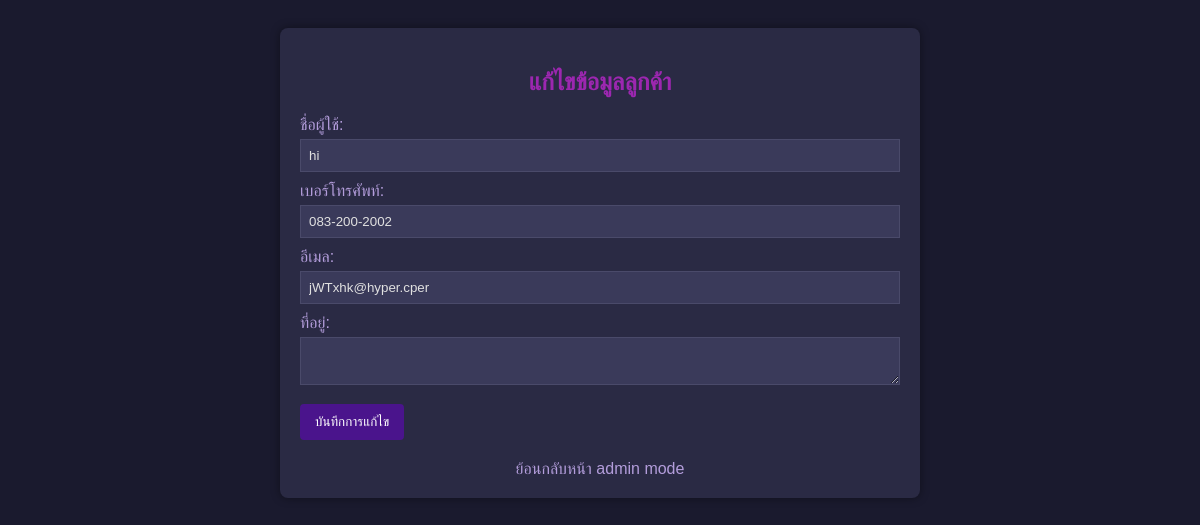
Page /admin_gm/edit_customer.php?id=5 (signed in) on the committed database.
### tables this page shows
CREATE TABLE `users` (
  `id` int(11) NOT NULL,
  `username` varchar(50) NOT NULL,
  `password` varchar(255) NOT NULL,
  `role` enum('user','admin') DEFAULT 'user',
  `phone` varchar(20) DEFAULT NULL,
  `email` varchar(100) DEFAULT NULL,
  `address` text DEFAULT NULL
);

### admin_gm/edit_customer.php (the view, shortened to what this page needs)
<?php
$servername = "localhost";
$username = "root";
$password = "";
$dbname = "cathotel_db";
$conn = new mysqli($servername, $username, $password, $dbname);
$customer = null;
if (isset($_GET['id'])) {
    $id = $_GET['id'];
    $sql = "SELECT * FROM users WHERE id = ? AND role = 'user'";
    $stmt = $conn->prepare($sql);
    $stmt->bind_param("i", $id);
    $stmt->execute();
    $result = $stmt->get_result();
    $customer = $result->fetch_assoc();
}
?>
<!DOCTYPE html>
<html lang="th">
<head>
</head>
<body>
    <div class="container">
        <h2>แก้ไขข้อมูลลูกค้า</h2>
        <?php if ($customer): ?>
        <form action="edit_customer.php" method="POST">
            <label for="full_name">ชื่อผู้ใช้:</label>
            <input type="text" id="full_name" name="full_name" value="<?php echo htmlspecialchars($customer['username']); ?>" required>
            <label for="phone">เบอร์โทรศัพท์:</label>
            <input type="text" id="phone" name="phone" value="<?php echo htmlspecialchars($customer['phone']); ?>">
            <label for="email">อีเมล:</label>
            <input type="email" id="email" name="email" value="<?php echo htmlspecialchars($customer['email']); ?>">
            <label for="address">ที่อยู่:</label>
            <textarea id="address" name="address"><?php echo htmlspecialchars($customer['address']); ?></textarea>
            <button type="submit">บันทึกการแก้ไข</button>
        </form>
        <?php else: ?>
        <p style="text-align: center; color: #ff6666;">ไม่พบข้อมูลลูกค้าที่ต้องการแก้ไข</p>
        <?php endif; ?>
        <a href="../admin_dashboard.php" class="back-link">ย้อนกลับหน้า admin mode</a>
    </div>
</body>
</html>

### admin_gm/edit_customer.php (style rules this page uses)
body { font-family: Arial, sans-serif; background-color: #1a1a2e; color: #e0e0e0; padding: 20px; }
.container { max-width: 600px; margin: auto; background-color: #2a2a44; padding: 20px; border-radius: 8px; box-shadow: 0 0 10px rgba(0,0,0,0.4); }
h2 { text-align: center; color: #9c27b0; }
label { display: block; margin-top: 10px; color: #b39ddb; }
input[type="text"], input[type="email"], textarea { width: 100%; padding: 8px; margin-top: 5px; box-sizing: border-box; background-color: #3a3a5a; color: #e0e0e0; border: 1px solid #4a4a6a; }
button { background-color: #4a148c; color: white; padding: 10px 15px; border: none; border-radius: 4px; cursor: pointer; margin-top: 15px; }
.back-link { display: block; text-align: center; margin-top: 20px; color: #b39ddb; text-decoration: none; }

### rows in the picture
users: full_name "hi", phone "083-200-2002", email "jWTxhk@hyper.cper"
